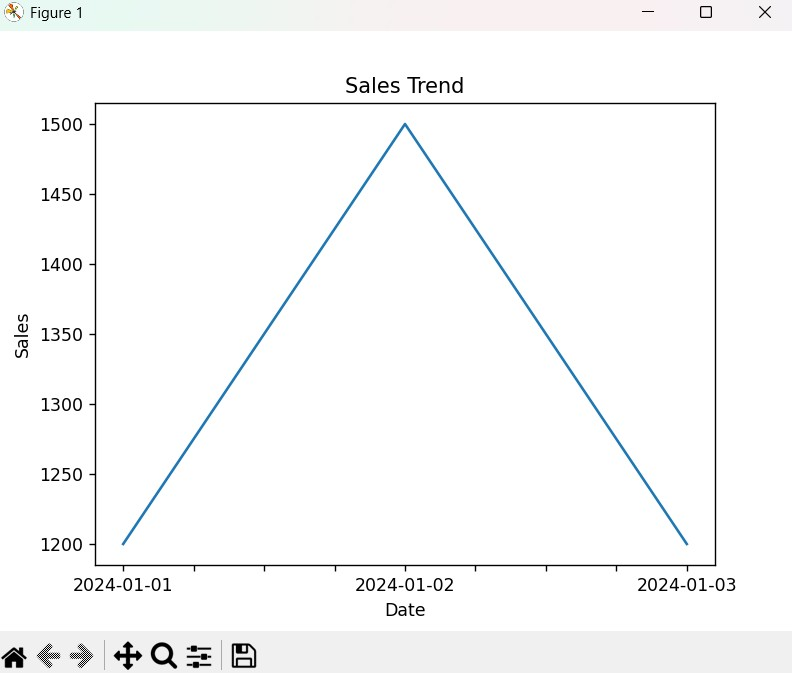

The script that drew this image:
import pandas as pd
import numpy as np
import matplotlib.pyplot as plt
df = pd.read_csv("sales.csv")
print(df) 
daily = df.groupby("date")["sales"].sum()
print("\nDaily Sales:\n", daily)  
daily.plot(title="Sales Trend")  
plt.xlabel("Date"); plt.ylabel("Sales")
plt.show()
